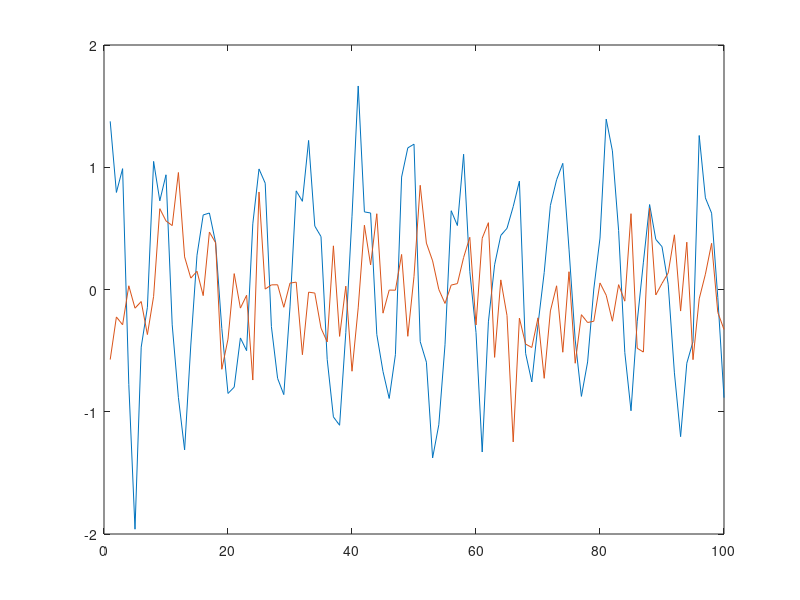

Recreate this plot in MATLAB.
x = cos(pi/4*(0:99));
y = awgn(x,5,'measured');
sigp = 10*log10(norm(x,2)^2/numel(x));
snr = sigp-5;
noisep = 10^(snr/10);
noise = sqrt(noisep)*randn(size(x));
plot(y)
hold on
plot(noise)